Frame 1 (no input): blank canvas, image omitted
Frame 60 (the mouse pressed at the canvas centre just before this capture): blank canvas, image omitted
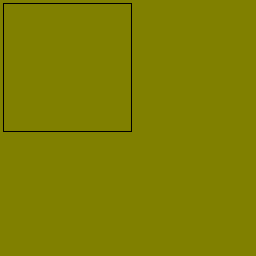
Frame 120 (the mouse held since frame 60 and released just before this capture)

The Processing sketch whose frames 1 and 60 were blank and that drew this single picture after the mouse press (run headless with seeded random() and noise(); from frame 60 on, the mouse is pressed at the canvas centre):

// Processing sketch: MouseCoordinatedSizeColour
// ── MouseCoordinatedSizeColour.pde
void setup()
{
  size(256, 256);
}

void draw()
{
  //changes background colour depending on mouse poition
  background(mouseY, mouseX, mouseY-mouseX);

  //changes colour of rectangle depending on mouse position
  fill(mouseX, mouseY, mouseX-mouseY);

  //changes the size of the rectangle in relation to mouse position
  rect(CENTER, CENTER, mouseX, mouseY);
}
